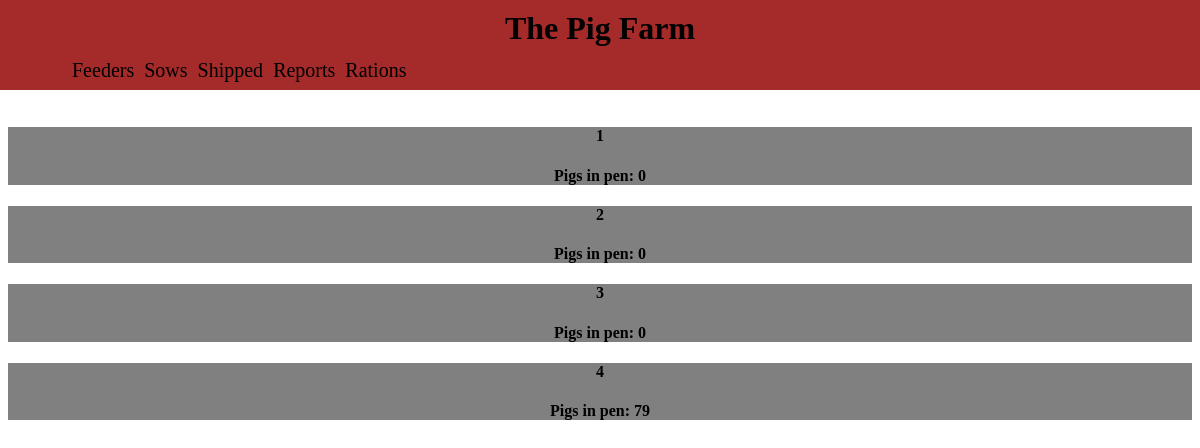
The page /pigs/ (signed in) on the database as committed earlier.
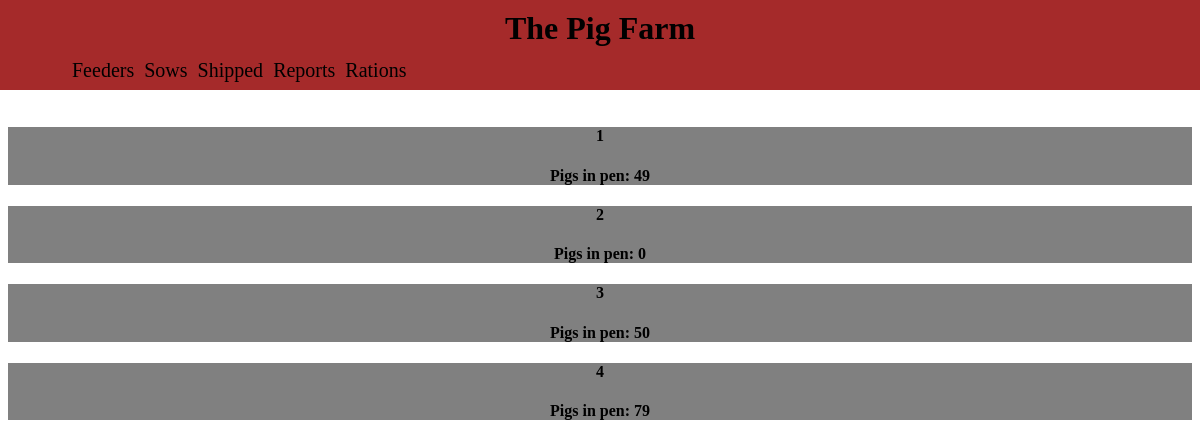
The same page on the database as committed later.
### pigs/models.py (models this page shows, shortened)
class Pigpen(models.Model):
    pen = models.CharField(max_length=2,primary_key=True)
    def __str__(self):
        return str(self.pen)
    class Meta:
        ordering = ['pen']

class Pigsinpen(models.Model):
    pigpen = models.ForeignKey(Pigpen,on_delete=models.CASCADE)
    pigs = models.PositiveIntegerField()
    pig_cost_total = models.DecimalField(max_digits=6,decimal_places=2)
    date = models.DateTimeField()
    notes = models.CharField(max_length = 300,blank=True,null = True)

### pigs/views.py (the view)
class indexview(LoginRequiredMixin, generic.ListView):
    model = Pigpen
    template_name = 'pigs/indexview.html'
    def get_context_data(self, **kwargs):
        context = super().get_context_data(**kwargs)
        context['sows'] = Sows.objects.all()
        return context

### pigs/templates/pigs/indexview.html (shortened to what this page needs)
﻿<!DOCTYPE html>
{% load static %}
<link rel="stylesheet" type="text/css" href="{% static 'pigs/indexviewstyles.css' %}" />
<link rel="stylesheet" type="text/css" href="{% static 'pigs/Generalstyles.css' %}" />
<html lang="en" xmlns="http://www.w3.org/1999/xhtml">
<head>
</head>
<body>
    <div class="header">
        <h1>The Pig Farm</h1>
        <ul>
        <li class="feederpigs"><a class="nostyle stay" href="#Feeders" onclick="testFunc(this)">Feeders</a></li>
        <li><a class="nostyle stay" href="#Sows" onclick="testFunc(this)">Sows</a></li>
        <li><a class="nostyle stay" href="{% url 'pigs:shippedpigs' %}">Shipped</a></li>
        <li><a class="nostyle stay" href="{% url 'pigs:chartjs' %}">Reports</a></li>
        <li><a class="nostyle stay" href="{% url 'pigs:rations' %}">Rations</a></li>
        </ul>
    </div>
        <div class="scroll"></div>
        <div class="containers" id="Feeders">
        {% for pen in pigpen_list %}
        <a class="pens" href="{% url 'pigs:pen' pen %}">
                <h4>{{pen}}</h4>
                {% for pig in pen.pigsinpen_set.all %}
                {% if forloop.last %}
                <h4>Pigs in pen: {{pig.pigs}} </h4>
                {%endif%}
                {%empty%}
                <h4>Pigs in pen: 0</h4>
                {%endfor%}
        </a>
        {%endfor%}
       </div>
</body>
</html>

Rows that differ between the two databases and show on the page:
removed Pigsinpen: pigs "0", shown under Pigpen id 3
shown differently, row unchanged: Pigpen id 1: no longer shows "Pigs in pen: 0"
added Pigsinpen: pigs "49", shown under Pigpen id 1
added Pigsinpen: pigs "50", shown under Pigpen id 3
